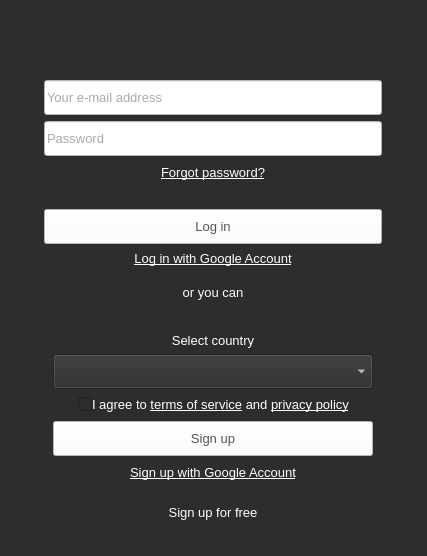
<?xml version="1.0" encoding="UTF-8"?>
<ui version="4.0">
 <class>LoginWidget</class>
 <widget class="QWidget" name="LoginWidget">
  <property name="geometry">
   <rect>
    <x>0</x>
    <y>0</y>
    <width>427</width>
    <height>556</height>
   </rect>
  </property>
  <property name="sizePolicy">
   <sizepolicy hsizetype="MinimumExpanding" vsizetype="Preferred">
    <horstretch>0</horstretch>
    <verstretch>0</verstretch>
   </sizepolicy>
  </property>
  <property name="windowTitle">
   <string>Form</string>
  </property>
  <property name="autoFillBackground">
   <bool>false</bool>
  </property>
  <property name="styleSheet">
   <string notr="true">font-size:13px;</string>
  </property>
  <layout class="QVBoxLayout" name="verticalLayout">
   <property name="spacing">
    <number>12</number>
   </property>
   <property name="leftMargin">
    <number>0</number>
   </property>
   <property name="topMargin">
    <number>0</number>
   </property>
   <property name="rightMargin">
    <number>0</number>
   </property>
   <property name="bottomMargin">
    <number>0</number>
   </property>
   <item>
    <widget class="QFrame" name="FullFrame">
     <property name="styleSheet">
      <string notr="true">background-color: rgb(45, 45, 45);</string>
     </property>
     <property name="frameShape">
      <enum>QFrame::NoFrame</enum>
     </property>
     <property name="frameShadow">
      <enum>QFrame::Raised</enum>
     </property>
     <property name="lineWidth">
      <number>0</number>
     </property>
     <layout class="QVBoxLayout" name="verticalLayout_2">
      <item alignment="Qt::AlignHCenter">
       <widget class="QFrame" name="CenterFrame">
        <property name="frameShape">
         <enum>QFrame::NoFrame</enum>
        </property>
        <property name="frameShadow">
         <enum>QFrame::Raised</enum>
        </property>
        <property name="lineWidth">
         <number>0</number>
        </property>
        <layout class="QVBoxLayout" name="verticalLayout_3">
         <property name="leftMargin">
          <number>0</number>
         </property>
         <property name="topMargin">
          <number>0</number>
         </property>
         <property name="rightMargin">
          <number>0</number>
         </property>
         <property name="bottomMargin">
          <number>0</number>
         </property>
         <item>
          <spacer name="verticalSpacer">
           <property name="orientation">
            <enum>Qt::Vertical</enum>
           </property>
           <property name="sizeHint" stdset="0">
            <size>
             <width>20</width>
             <height>40</height>
            </size>
           </property>
          </spacer>
         </item>
         <item>
          <widget class="QLabel" name="logo">
           <property name="styleSheet">
            <string notr="true">padding:12px</string>
           </property>
           <property name="text">
            <string/>
           </property>
           <property name="pixmap">
            <pixmap resource="Resources.qrc">:/images/logo.png</pixmap>
           </property>
           <property name="alignment">
            <set>Qt::AlignCenter</set>
           </property>
          </widget>
         </item>
         <item>
          <widget class="QLineEdit" name="email">
           <property name="sizePolicy">
            <sizepolicy hsizetype="Preferred" vsizetype="Fixed">
             <horstretch>0</horstretch>
             <verstretch>0</verstretch>
            </sizepolicy>
           </property>
           <property name="minimumSize">
            <size>
             <width>320</width>
             <height>35</height>
            </size>
           </property>
           <property name="autoFillBackground">
            <bool>false</bool>
           </property>
           <property name="styleSheet">
            <string notr="true">background-color: rgb(255, 255, 255);color:rgb(85, 85, 85);</string>
           </property>
           <property name="placeholderText">
            <string>Your e-mail address</string>
           </property>
          </widget>
         </item>
         <item>
          <widget class="QLineEdit" name="password">
           <property name="sizePolicy">
            <sizepolicy hsizetype="Preferred" vsizetype="Fixed">
             <horstretch>0</horstretch>
             <verstretch>0</verstretch>
            </sizepolicy>
           </property>
           <property name="minimumSize">
            <size>
             <width>320</width>
             <height>35</height>
            </size>
           </property>
           <property name="autoFillBackground">
            <bool>false</bool>
           </property>
           <property name="styleSheet">
            <string notr="true">background-color: rgb(255, 255, 255);color:rgb(85, 85, 85);</string>
           </property>
           <property name="text">
            <string/>
           </property>
           <property name="echoMode">
            <enum>QLineEdit::Password</enum>
           </property>
           <property name="placeholderText">
            <string>Password</string>
           </property>
          </widget>
         </item>
         <item>
          <widget class="QWidget" name="loginWidget" native="true">
           <property name="minimumSize">
            <size>
             <width>320</width>
             <height>0</height>
            </size>
           </property>
           <layout class="QVBoxLayout" name="loginFram">
            <property name="spacing">
             <number>1</number>
            </property>
            <property name="leftMargin">
             <number>0</number>
            </property>
            <property name="topMargin">
             <number>0</number>
            </property>
            <property name="rightMargin">
             <number>0</number>
            </property>
            <property name="bottomMargin">
             <number>0</number>
            </property>
            <item>
             <widget class="QLabel" name="forgotPassword">
              <property name="font">
               <font>
                <pointsize>-1</pointsize>
               </font>
              </property>
              <property name="mouseTracking">
               <bool>true</bool>
              </property>
              <property name="styleSheet">
               <string notr="true">color:#fff;padding-bottom:24px;</string>
              </property>
              <property name="text">
               <string>&lt;a href=&quot;https://www.toggl.com/forgot-password&quot;&gt;&lt;span style=&quot; text-decoration: underline; color:#fff;&quot;&gt;Forgot password?&lt;/span&gt;&lt;/a&gt;</string>
              </property>
              <property name="textFormat">
               <enum>Qt::RichText</enum>
              </property>
              <property name="alignment">
               <set>Qt::AlignHCenter|Qt::AlignTop</set>
              </property>
              <property name="openExternalLinks">
               <bool>true</bool>
              </property>
              <property name="textInteractionFlags">
               <set>Qt::TextBrowserInteraction</set>
              </property>
             </widget>
            </item>
            <item>
             <widget class="QPushButton" name="login">
              <property name="sizePolicy">
               <sizepolicy hsizetype="Preferred" vsizetype="Fixed">
                <horstretch>0</horstretch>
                <verstretch>0</verstretch>
               </sizepolicy>
              </property>
              <property name="minimumSize">
               <size>
                <width>320</width>
                <height>35</height>
               </size>
              </property>
              <property name="autoFillBackground">
               <bool>false</bool>
              </property>
              <property name="styleSheet">
               <string notr="true">background-color: rgb(255, 255, 255);color:rgb(85, 85, 85);</string>
              </property>
              <property name="text">
               <string>Log in</string>
              </property>
             </widget>
            </item>
            <item>
             <widget class="QLabel" name="googleLogin">
              <property name="enabled">
               <bool>true</bool>
              </property>
              <property name="font">
               <font>
                <pointsize>-1</pointsize>
               </font>
              </property>
              <property name="styleSheet">
               <string notr="true">color:#fff;padding-top:6px</string>
              </property>
              <property name="text">
               <string>&lt;html&gt;&lt;head/&gt;&lt;body&gt;&lt;p&gt;&lt;a href=&quot;#google_login&quot;&gt;&lt;span style=&quot; text-decoration: underline; color:#fff;&quot;&gt;Log in with Google Account&lt;/span&gt;&lt;/a&gt;&lt;/p&gt;&lt;/body&gt;&lt;/html&gt;</string>
              </property>
              <property name="textFormat">
               <enum>Qt::RichText</enum>
              </property>
              <property name="alignment">
               <set>Qt::AlignCenter</set>
              </property>
              <property name="textInteractionFlags">
               <set>Qt::TextBrowserInteraction</set>
              </property>
             </widget>
            </item>
            <item>
             <widget class="QLabel" name="oryoucan">
              <property name="styleSheet">
               <string notr="true">color:#fff;padding-top:18px</string>
              </property>
              <property name="text">
               <string>or you can</string>
              </property>
              <property name="alignment">
               <set>Qt::AlignCenter</set>
              </property>
             </widget>
            </item>
           </layout>
          </widget>
         </item>
         <item>
          <widget class="QWidget" name="signupWidget" native="true">
           <layout class="QVBoxLayout" name="verticalLayout_4">
            <item>
             <widget class="QLabel" name="countryLabel">
              <property name="styleSheet">
               <string notr="true">color:#fff;padding-top:18px</string>
              </property>
              <property name="text">
               <string>Select country</string>
              </property>
              <property name="alignment">
               <set>Qt::AlignCenter</set>
              </property>
             </widget>
            </item>
            <item>
             <widget class="QComboBox" name="countryComboBox">
              <property name="enabled">
               <bool>false</bool>
              </property>
              <property name="minimumSize">
               <size>
                <width>320</width>
                <height>35</height>
               </size>
              </property>
              <property name="styleSheet">
               <string notr="true">color:#fff;</string>
              </property>
             </widget>
            </item>
            <item>
             <widget class="QFrame" name="horizontalFrame">
              <layout class="QHBoxLayout" name="horizontalLayout">
               <property name="spacing">
                <number>0</number>
               </property>
               <property name="leftMargin">
                <number>0</number>
               </property>
               <property name="topMargin">
                <number>0</number>
               </property>
               <property name="rightMargin">
                <number>0</number>
               </property>
               <property name="bottomMargin">
                <number>0</number>
               </property>
               <item>
                <spacer name="horizontalSpacer">
                 <property name="orientation">
                  <enum>Qt::Horizontal</enum>
                 </property>
                 <property name="sizeHint" stdset="0">
                  <size>
                   <width>0</width>
                   <height>20</height>
                  </size>
                 </property>
                </spacer>
               </item>
               <item>
                <widget class="QCheckBox" name="tosCheckBox">
                 <property name="styleSheet">
                  <string notr="true">color:#fff;</string>
                 </property>
                 <property name="text">
                  <string/>
                 </property>
                </widget>
               </item>
               <item>
                <widget class="QLabel" name="label_3">
                 <property name="styleSheet">
                  <string notr="true">color:#fff;</string>
                 </property>
                 <property name="text">
                  <string>&lt;p style=&quot;color:#fff;&quot;&gt;I agree to &lt;a href=&quot;https://toggl.com/legal/terms/&quot; style=&quot; text-decoration: underline; color:#fff;&quot;&gt;terms of service&lt;/a&gt; and &lt;a href=&quot;https://toggl.com/legal/privacy/&quot; style=&quot; text-decoration: underline; color:#fff;&quot;&gt;privacy policy&lt;/a&gt;</string>
                 </property>
                 <property name="openExternalLinks">
                  <bool>true</bool>
                 </property>
                </widget>
               </item>
               <item>
                <spacer name="horizontalSpacer_2">
                 <property name="orientation">
                  <enum>Qt::Horizontal</enum>
                 </property>
                 <property name="sizeHint" stdset="0">
                  <size>
                   <width>0</width>
                   <height>20</height>
                  </size>
                 </property>
                </spacer>
               </item>
              </layout>
             </widget>
            </item>
            <item>
             <widget class="QPushButton" name="signup">
              <property name="sizePolicy">
               <sizepolicy hsizetype="Preferred" vsizetype="Fixed">
                <horstretch>0</horstretch>
                <verstretch>0</verstretch>
               </sizepolicy>
              </property>
              <property name="minimumSize">
               <size>
                <width>320</width>
                <height>35</height>
               </size>
              </property>
              <property name="autoFillBackground">
               <bool>false</bool>
              </property>
              <property name="styleSheet">
               <string notr="true">background-color: rgb(255, 255, 255);color:rgb(85, 85, 85);</string>
              </property>
              <property name="text">
               <string>Sign up</string>
              </property>
              <property name="default">
               <bool>false</bool>
              </property>
              <property name="flat">
               <bool>false</bool>
              </property>
             </widget>
            </item>
            <item>
             <widget class="QLabel" name="googleSignup">
              <property name="font">
               <font>
                <pointsize>-1</pointsize>
               </font>
              </property>
              <property name="mouseTracking">
               <bool>true</bool>
              </property>
              <property name="styleSheet">
               <string notr="true">color:#fff;padding-bottom:6px;</string>
              </property>
              <property name="text">
               <string>&lt;html&gt;&lt;head/&gt;&lt;body&gt;&lt;p&gt;&lt;a href=&quot;#google_signup&quot;&gt;&lt;span style=&quot; text-decoration: underline; color:#fff;&quot;&gt;Sign up with Google Account&lt;/span&gt;&lt;/a&gt;&lt;/p&gt;&lt;/body&gt;&lt;/html&gt;</string>
              </property>
              <property name="textFormat">
               <enum>Qt::RichText</enum>
              </property>
              <property name="alignment">
               <set>Qt::AlignHCenter|Qt::AlignTop</set>
              </property>
              <property name="openExternalLinks">
               <bool>false</bool>
              </property>
              <property name="textInteractionFlags">
               <set>Qt::TextBrowserInteraction</set>
              </property>
             </widget>
            </item>
           </layout>
          </widget>
         </item>
         <item>
          <widget class="QLabel" name="viewchangelabel">
           <property name="font">
            <font>
             <pointsize>-1</pointsize>
            </font>
           </property>
           <property name="styleSheet">
            <string notr="true"/>
           </property>
           <property name="text">
            <string>&lt;html&gt;&lt;head/&gt;&lt;body&gt;&lt;a href=&quot;#&quot; style=&quot;text-decoration:none;color:#fff&quot;&gt;Sign up for free&lt;/a&gt;&lt;/body&gt;&lt;/html&gt;</string>
           </property>
           <property name="textFormat">
            <enum>Qt::RichText</enum>
           </property>
           <property name="alignment">
            <set>Qt::AlignCenter</set>
           </property>
          </widget>
         </item>
         <item>
          <spacer name="verticalSpacer_2">
           <property name="orientation">
            <enum>Qt::Vertical</enum>
           </property>
           <property name="sizeHint" stdset="0">
            <size>
             <width>20</width>
             <height>40</height>
            </size>
           </property>
          </spacer>
         </item>
        </layout>
       </widget>
      </item>
     </layout>
    </widget>
   </item>
  </layout>
 </widget>
 <resources>
  <include location="Resources.qrc"/>
 </resources>
 <connections/>
</ui>
